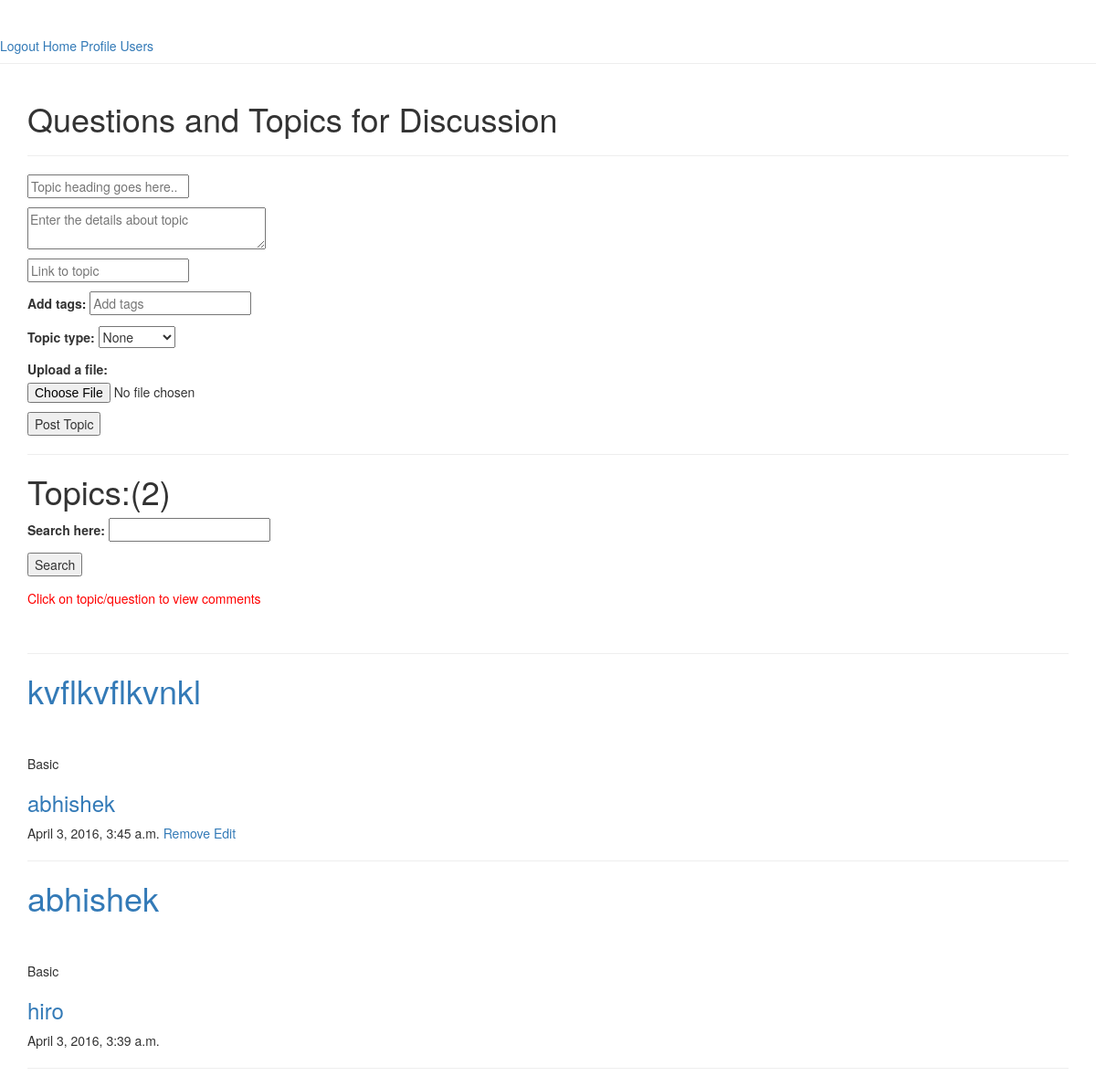
/codehub/topic/ (signed in), run on an earlier commit of the app's database.
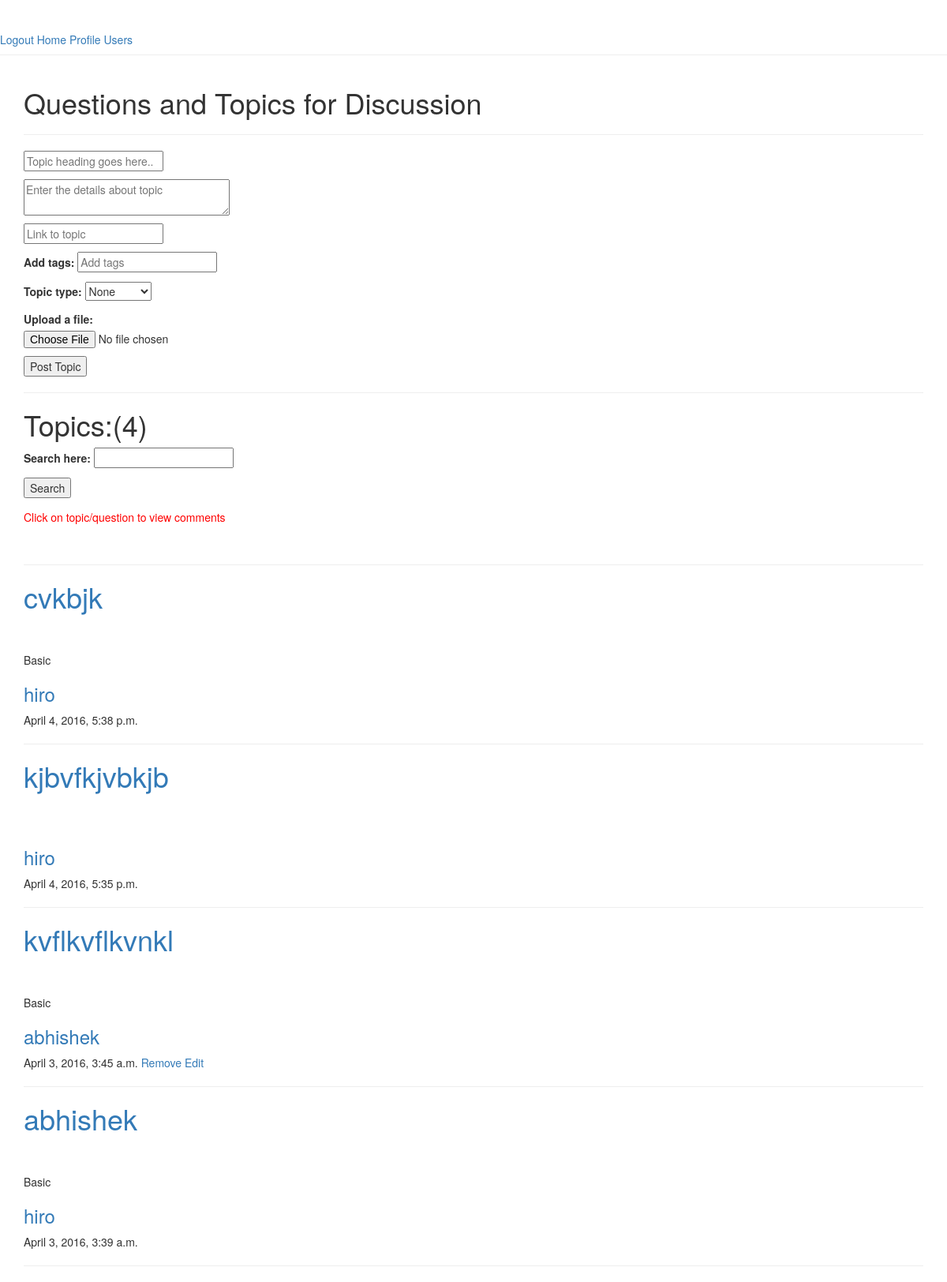
And on a later commit of the database.
### app/models.py (models this page shows, shortened)
class CodehubTopicModel(models.Model):
    user = models.ForeignKey(User)
    topic_heading = models.CharField(max_length = 100)
    topic_detail = models.CharField(max_length = 200)
    topic_link = models.CharField(max_length = 100 )
    tags = models.CharField(max_length = 50)
    timeStamp = models.DateTimeField()
    topic_type = models.CharField(max_length = 10)
    file = models.FileField(upload_to = 'uploads/')

### app/views.py (the view)
    def wrapper(request,*args,**kwargs):
        if not request.user.is_authenticated():
            return redirect('login_view')
        return func(request,*args,**kwargs)

### app/forms.py
class CodehubTopicForm(forms.ModelForm):
    CHOICES = (('None','None'),('Basic', 'Basic'),('Advanced', 'Advanced'),)
    topic_heading = forms.CharField(label = '',max_length = 100,widget = forms.TextInput(attrs = {'placeholder':'Topic heading goes here..'}))
    topic_detail = forms.CharField(label = '',widget = forms.Textarea(attrs = {'rows':'2','cols':'32','placeholder':'Enter the details about topic'}),max_length = 200)
    topic_link = forms.URLField(label = '',max_length = 100,required = False,widget = forms.TextInput(attrs = {'placeholder':'Link to topic'}))
    tags = forms.CharField(label = 'Add tags',max_length = 100,required = True,widget = forms.TextInput(attrs = {'placeholder':'Add tags'}))
    topic_type = forms.ChoiceField(choices = CHOICES,required = True)
    file = forms.FileField(label = 'Upload a file:',required=False)
    class Meta:
        model = CodehubTopicModel
        fields = ['topic_heading','topic_detail','topic_link','tags','topic_type','file']

class SearchForm(forms.Form):
    search_str = forms.CharField(label = 'Search here:',max_length = 50,required = True)

### app/templates/codehub/topic.html (shortened to what this page needs)
{% extends 'base.html' %}
{% block content %}
<h1>Questions and Topics for Discussion</h1>
<hr/>
<form method="post" enctype="multipart/form-data">
{{ form.as_p }}
<input type='submit'   name='submitTopic' value= 'Post Topic'/>
</form>
<hr/>
<h1>Topics:<span>(</span>{{ topics.count }}<span>)</span></h1>
<form method='POST' action = "{% url 'search_topic' %}">
  {{ search_form.as_p }}
<input type='submit' name='seachTopic' value = 'Search'/>
</form>
<p style='color:red'>Click on topic/question to view comments</p><br/>
<hr/>
<div id = 'topicDisplaySec'>
{% for topic in topics %}
    <h1><a href = "{% url 'comment_on_topic' topic.id %}">{{ topic.topic_heading }}</a></h1>
    <a href = "{{ topic.topic_link }}">{{ topic.topic_link }}</a><br/>
      <a href = "/media/{{ topic.file }}">{{ topic.file }}</a><br/>
      {% if topic.topic_type != 'None' %}
        {{ topic.topic_type }}
      {% endif %}
    <h3><a href="{% url 'user_profile' topic.user.id %}">{{ topic.user.username }}</a></h3>
      {{ topic.timeStamp }}
    {% if topic.user.username == user.username %}
    <a href = "{% url 'remove_topic' topic.id %}">Remove</a>
    <a href = "{% url 'edit_topic' topic.id %}">Edit
    {% endif %}
    <hr/>
{% endfor %}
{% endblock %}

What changed in the data, as far as the page shows it:
added CodehubTopicModel: topic_heading "cvkbjk", topic_type "Basic", user.username "hiro", timeStamp "April 4, 2016, 5:38 p.m."
added CodehubTopicModel: topic_heading "kjbvfkjvbkjb", user.username "hiro", timeStamp "April 4, 2016, 5:35 p.m."
Also different on the page:
{{ topics.count }}: "2" → "4"
